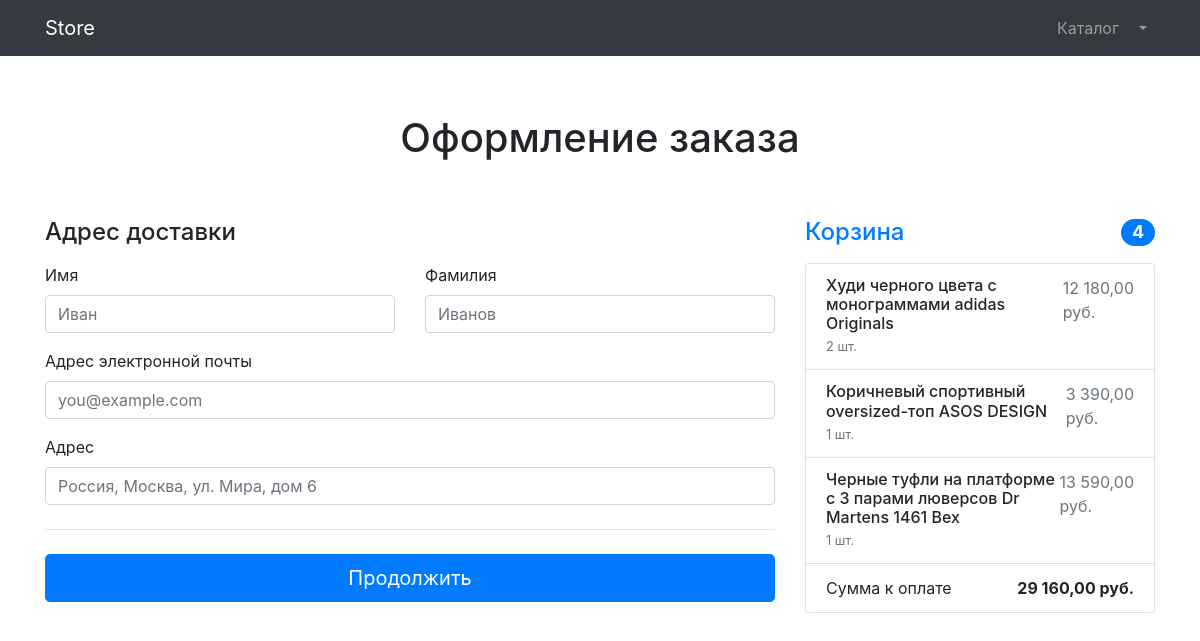
Screenshot of /orders/order-create/ (signed in) with the database file from the repository.
### products/models.py (models this page shows, shortened)
class Basket(models.Model):
    user = models.ForeignKey(to=User, on_delete=models.CASCADE)
    product = models.ForeignKey(to=Product, on_delete=models.CASCADE)
    quantity = models.PositiveSmallIntegerField(default=0)
    created_timestamp = models.DateTimeField(auto_now_add=True)
    objects = BasketQuerySet.as_manager()
    def sum(self):
        return self.product.price * self.quantity

class Product(models.Model):
    name = models.CharField(max_length=256)
    description = models.TextField()
    price = models.DecimalField(max_digits=15, decimal_places=2)
    quantity = models.PositiveIntegerField(default=0)
    image = models.ImageField(upload_to='products_images')
    stripe_product_price_id = models.CharField(max_length=128, null=True, blank=True)
    category = models.ForeignKey(to=ProductCategory, on_delete=models.CASCADE)
    class Meta:
        verbose_name = 'product'
        verbose_name_plural = 'products'

### orders/views.py (the view, shortened to what this page needs)
# urls.py: path('order-create/', OrderCreateView.as_view(), name='order_create'),
class OrderCreateView(TitleMixin, CreateView):
    template_name = 'orders/order-create.html'
    form_class = OrderForm
    success_url = reverse_lazy('orders:order_create')
    title = 'Store - Оформление заказа'

### orders/forms.py
class OrderForm(forms.ModelForm):
    first_name = forms.CharField(widget=forms.TextInput(attrs={
        'class': 'form-control',
        'placeholder': 'Иван',
    }))
    last_name = forms.CharField(widget=forms.TextInput(attrs={
        'class': 'form-control',
        'placeholder': 'Иванов',
    }))
    email = forms.EmailField(widget=forms.EmailInput(attrs={
        'class': 'form-control',
        'placeholder': 'you@example.com',
    }))
    address = forms.CharField(widget=forms.TextInput(attrs={
        'class': 'form-control',
        'placeholder': 'Россия, Москва, ул. Мира, дом 6',
    }))
    class Meta:
        model = Order
        fields = ('first_name', 'last_name', 'email', 'address')

### common/views.py (called while the page is built)
    def get_context_data(self, **kwargs):
        context = super(TitleMixin, self).get_context_data(**kwargs)
        context['title'] = self.title
        return context

### products/context_processors.py (called while the page is built)
def baskets(request):
    user = request.user
    return {'baskets': Basket.objects.filter(user=user) if user.is_authenticated else []}

### products/models.py (called while the page is built)
    def total_sum(self):
        return sum(basket.sum() for basket in self)

    def total_quantity(self):
        return sum(basket.quantity for basket in self)

### orders/templates/orders/order-create.html (shortened to what this page needs)
{% extends 'products/base.html' %}
{% load humanize %}
{% block content %}
    <section>
        <div class="alert alert-warning text-center" role="alert">
        </div>
        <div class="container">
            <div class="py-5 text-center">
                <h1>Оформление заказа</h1>
            </div>
            <div class="row g-5">
                <div class="col-md-5 col-lg-4 order-md-last">
                    <h4 class="d-flex justify-content-between align-items-center mb-3">
                        <span class="text-primary">Корзина</span>
                        <span class="badge badge-primary badge-pill text-white">{{ baskets.total_quantity }}</span>
                    </h4>
                    <ul class="list-group mb-3">
                        {% for basket in baskets %}
                            <li class="list-group-item d-flex justify-content-between lh-sm">
                            <div>
                                <h6 class="my-0">{{ basket.product.name }}</h6>
                                <small class="text-muted">{{ basket.quantity }} шт.</small>
                            </div>
                            <span class="text-muted">{{ basket.sum|intcomma }} руб.</span>
                        </li>
                        {% endfor %}
                        <li class="list-group-item d-flex justify-content-between">
                            <span>Сумма к оплате</span>
                            <strong>{{ baskets.total_sum|intcomma }} руб.</strong>
                        </li>
                    </ul>
                </div>
                <div class="col-md-7 col-lg-8">
                    <h4 class="mb-3">Адрес доставки</h4>
                    <form action="{% url 'orders:order_create' %}" method="post">
                        <div class="row g-3">
                            <div class="col-sm-6">
                                <label for="{{ form.first_name.id_for_label }}" class="form-label">Имя</label>
                                {{ form.first_name }}
                            </div>
                            <div class="col-sm-6">
                                <label for="{{ form.last_name.id_for_label }}" class="form-label">Фамилия</label>
                                {{ form.last_name }}
                            </div>
                            <div class="col-12 mt-3">
                                <label for="{{ form.email.id_for_label }}" class="form-label">Адрес электронной почты</label>
                                {{ form.email }}
                            </div>
                            <div class="col-12 mt-3">
                                <label for="{{ form.email.address }}" class="form-label">Адрес</label>
                                {{ form.address }}
                            </div>
                        </div>
                        <hr class="my-4">
                        <button class="w-100 btn btn-primary btn-lg" type="submit">Продолжить</button>
                    </form>
                </div>
            </div>
        </div>
    </section>
{% endblock %}

### rows the page displays
Basket: total_quantity "4", product.name "Худи черного цвета с монограммами adidas Originals", quantity "2", sum "12 180,00", total_sum "29 160,00"
Basket: product.name "Коричневый спортивный oversized-топ ASOS DESIGN", quantity "1", sum "3 390,00"
Basket: product.name "Черные туфли на платформе с 3 парами люверсов Dr Martens 1461 Bex", quantity "1", sum "13 590,00"
